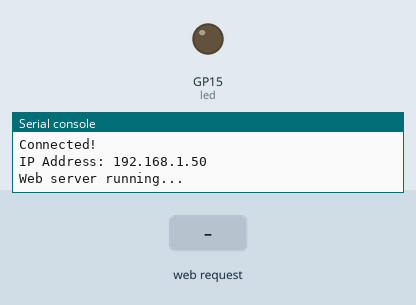
Recording of a program running on a simulated Raspberry Pi Pico running MicroPython. Parts: output pins drawn as LEDs (lit = HIGH), the last lines printed to the serial console. The test bench sets the inputs (shaded band). WiFi joins after 1.5 s.

Above: at 3.2 s.
3.3 s: HTTP request GET /?ledname=on received
At 3.9 s:
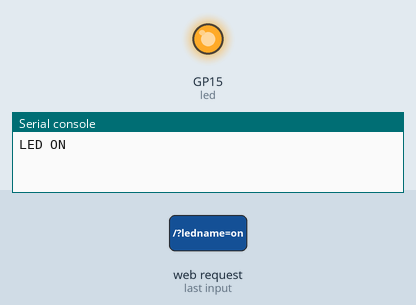
6.3 s: HTTP request GET /?ledname=off received
At 7.4 s:
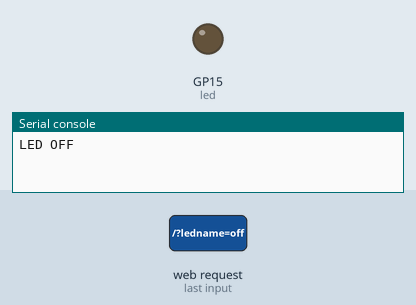
Timing chart, 0 to 9.3 s (numbered marks = the images above; inputs shaded):
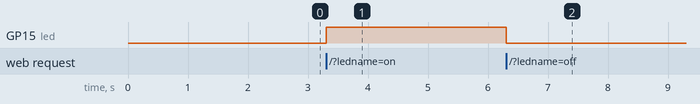

The program:

demohttp.py
```python
import network
import socket
from machine import Pin
import time
import wificonfig

# ==========================
# WIFI SETTINGS
# ==========================
SSID = wificonfig.hotspot_ssid
PASSWORD = wificonfig.hotspot_password

# ==========================
# LED SETUP (GPIO 15)
# ==========================
led = Pin(15, Pin.OUT)
led.off()

# ==========================
# CONNECT TO WIFI
# ==========================
wlan = network.WLAN(network.STA_IF)
wlan.active(True)
wlan.connect(SSID, PASSWORD)

print("Connecting to WiFi...")

while not wlan.isconnected():
    time.sleep(1)

print("Connected!")
print("IP Address:", wlan.ifconfig()[0])

# ==========================
# HTML PAGE
# ==========================
html = """<!DOCTYPE html>
<html>
<head>
<meta charset="UTF-8">
<title>Pico LED Control</title>
<link href="https://cdn.jsdelivr.net/npm/bootstrap@5.3.2/dist/css/bootstrap.min.css" rel="stylesheet">
</head>
<body class="bg-light">
<div class="container text-center mt-5">
<h2 class="mb-4">Pico LED (Pin 15) Control</h2>
<form method="GET" action="/">
<div class="btn-group" role="group">
<button type="submit" name="ledname" value="on" class="btn btn-success btn-lg">ON</button>
<button type="submit" name="ledname" value="off" class="btn btn-danger btn-lg">OFF</button>
</div>
</form>
</div>
</body>
</html>
"""

# ==========================
# SOCKET SERVER
# ==========================
addr = socket.getaddrinfo('0.0.0.0', 80)[0][-1]
server = socket.socket()
server.setsockopt(socket.SOL_SOCKET, socket.SO_REUSEADDR,1)
server.bind(addr)
server.listen(1)

print("Web server running...")

while True:
    cl, addr = server.accept()
    print("Client connected from", addr)

    request = cl.recv(1024)
    request = str(request)
    print(request)

    # Check button press
    if "ledname=on" in request:
        led.on()
        print("LED ON")

    if "ledname=off" in request:
        led.off()
        print("LED OFF")

    # Send response
    cl.send("HTTP/1.1 200 OK\r\n")
    cl.send("Content-Type: text/html\r\n")
    cl.send("Connection: close\r\n\r\n")
    cl.sendall(html)

    cl.close()
```

wificonfig.py
```python
ssid="ASUS"
password='Study090317'


adafruit_username="ssgoh"
adafruit_key="aio_EEXR240bsCF73XUFowkUPxP2pNI4"
adafruit_server="io.adafruit.com"
adafruit_port=1883


hotspot_ssid="SSGoh"
hotspot_password='Aquarius7047'
```

Measured:
- after the input at 3.3 s, GP15 (led): LOW → HIGH at once
- after the input at 6.3 s, GP15 (led): HIGH → LOW at once
